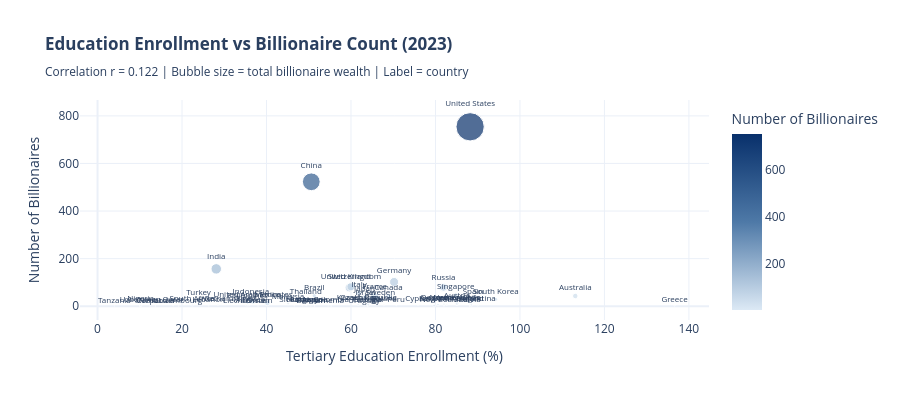

The notebook cell saved with this chart:
### Code cell
# ── Education scatter plot (Nilanjana) ──
import plotly.express as px

fig_edu = px.scatter(
    education_analysis,
    x='Education_Enrollment',
    y='Billionaire_Count',
    size='Total_Wealth',
    hover_name='Country',
    text='Country',
    color='Billionaire_Count',
    color_continuous_scale=[[0,'#dce9f5'],[0.5,'#4e79a7'],[1,'#08306b']],
    title=f'<b>Education Enrollment vs Billionaire Count (2023)</b><br>'
          f'<sub>Correlation r = {r_edu:.3f} | Bubble size = total billionaire wealth | Label = country</sub>',
    labels={'Education_Enrollment':'Tertiary Education Enrollment (%)',
            'Billionaire_Count':'Number of Billionaires'},
)
fig_edu.update_traces(textposition='top center', textfont_size=8)
fig_edu.update_layout(height=400, template='plotly_white', showlegend=False)
fig_edu.show()

### Figure 1 — Plotly figure (JSON) as saved in the notebook; plotly's stock layout.template omitted (floating-point values rounded to 4 significant figures)
{"data": [{"hovertemplate": "<b>%{hovertext}</b><br><br>Tertiary Education Enrollment (%)=%{x}<br>Number of Billionaires=%{marker.color}<br>Total_Wealth=%{marker.size}<br>Country=%{text}<extra></extra>", "hovertext": ["Algeria", "Argentina", "Armenia", "Australia", "Austria", "Bahrain", "Belgium", "Brazil", "Cambodia", "Canada", "Chile", "China", "Colombia", "Cyprus", "Czech Republic", "Denmark", "Egypt", "Finland", "France", "Georgia", "Germany", "Greece", "Hungary", "India", "Indonesia", "Israel", "Italy", "Japan", "Kazakhstan", "Latvia", "Lebanon", "Liechtenstein", "Luxembourg", "Malaysia", "Mexico", "Morocco", "Nepal", "Netherlands", "New Zealand", "Nigeria", "Norway", "Oman", "Peru", "Philippines", "Poland", "Portugal", "Qatar", "Romania", "Russia", "Singapore", "Slovakia", "South Africa", "South Korea", "Spain", "Sweden", "Switzerland", "Tanzania", "Thailand", "Turkey", "Ukraine", "United Arab Emirates", "United Kingdom", "United States", "Uruguay", "Uzbekistan", "Vietnam"], "legendgroup": "", "marker": {"color": [1, 4, 1, 43, 11, 1, 3, 44, 1, 42, 6, 523, 1, 5, 7, 7, 4, 7, 35, 1, 102, 3, 3, 157, 25, 26, 55, 38, 7, 1, 2, 1, 1, 11, 13, 2, 1, 10, 2, 3, 9, 1, 2, 14, 5, 1, 2, 3, 79, 46, 2, 5, 29, 25, 26, 78, 1, 28, 25, 6, 17, 82, 754, 1, 1, 6], "coloraxis": "coloraxis", "size": [4600, 11000, 1200, 173500, 75400, 1500, 41200, 104800, 2800, 173900, 36400, 1805500, 6400, 9600, 42800, 40900, 13500, 14000, 499500, 4900, 462100, 9100, 3900, 628700, 123900, 72500, 156900, 146800, 26300, 4200, 5600, 2300, 3500, 33100, 165700, 2800, 1800, 24700, 10100, 28500, 27100, 2700, 2500, 41400, 18300, 4700, 3000, 4800, 351000, 138000, 3100, 25600, 81400, 133700, 90900, 409900, 1500, 100700, 55700, 12600, 99400, 370700, 4575100, 1800, 14400, 12600], "sizemode": "area", "sizeref": 11440.0, "symbol": "circle"}, "mode": "markers+text", "name": "", "orientation": "v", "showlegend": false, "text": ["Algeria", "Argentina", "Armenia", "Australia", "Austria", "Bahrain", "Belgium", "Brazil", "Cambodia", "Canada", "Chile", "China", "Colombia", "Cyprus", "Czech Republic", "Denmark", "Egypt", "Finland", "France", "Georgia", "Germany", "Greece", "Hungary", "India", "Indonesia", "Israel", "Italy", "Japan", "Kazakhstan", "Latvia", "Lebanon", "Liechtenstein", "Luxembourg", "Malaysia", "Mexico", "Morocco", "Nepal", "Netherlands", "New Zealand", "Nigeria", "Norway", "Oman", "Peru", "Philippines", "Poland", "Portugal", "Qatar", "Romania", "Russia", "Singapore", "Slovakia", "South Africa", "South Korea", "Spain", "Sweden", "Switzerland", "Tanzania", "Thailand", "Turkey", "Ukraine", "United Arab Emirates", "United Kingdom", "United States", "Uruguay", "Uzbekistan", "Vietnam"], "textfont": {"size": 8}, "textposition": "top center", "type": "scatter", "x": [51.4, 90.0, 54.6, 113.1, 85.1, 50.5, 79.7, 51.3, 13.7, 68.9, 88.5, 50.6, 55.3, 75.9, 64.1, 80.6, 35.2, 88.2, 65.6, 63.9, 70.2, 136.6, 48.5, 28.1, 36.3, 63.4, 61.9, 63.2, 61.7, 88.1, 26.3, 35.6, 19.2, 45.1, 40.2, 35.9, 12.4, 85.0, 82.0, 10.2, 82.0, 38.0, 70.7, 35.5, 67.8, 63.9, 17.9, 49.4, 81.9, 84.8, 46.6, 22.4, 94.3, 88.9, 67.0, 59.6, 4.0, 49.3, 23.9, 82.7, 36.8, 60.0, 88.2, 63.1, 10.1, 28.5], "xaxis": "x", "y": [1, 4, 1, 43, 11, 1, 3, 44, 1, 42, 6, 523, 1, 5, 7, 7, 4, 7, 35, 1, 102, 3, 3, 157, 25, 26, 55, 38, 7, 1, 2, 1, 1, 11, 13, 2, 1, 10, 2, 3, 9, 1, 2, 14, 5, 1, 2, 3, 79, 46, 2, 5, 29, 25, 26, 78, 1, 28, 25, 6, 17, 82, 754, 1, 1, 6], "yaxis": "y"}], "layout": {"coloraxis": {"colorbar": {"title": {"text": "Number of Billionaires"}}, "colorscale": [[0, "#dce9f5"], [0.5, "#4e79a7"], [1, "#08306b"]]}, "height": 400, "legend": {"itemsizing": "constant", "tracegroupgap": 0}, "showlegend": false, "title": {"text": "<b>Education Enrollment vs Billionaire Count (2023)</b><br><sub>Correlation r = 0.122 | Bubble size = total billionaire wealth | Label = country</sub>"}, "xaxis": {"anchor": "y", "domain": [0, 1], "title": {"text": "Tertiary Education Enrollment (%)"}}, "yaxis": {"anchor": "x", "domain": [0, 1], "title": {"text": "Number of Billionaires"}}}}
